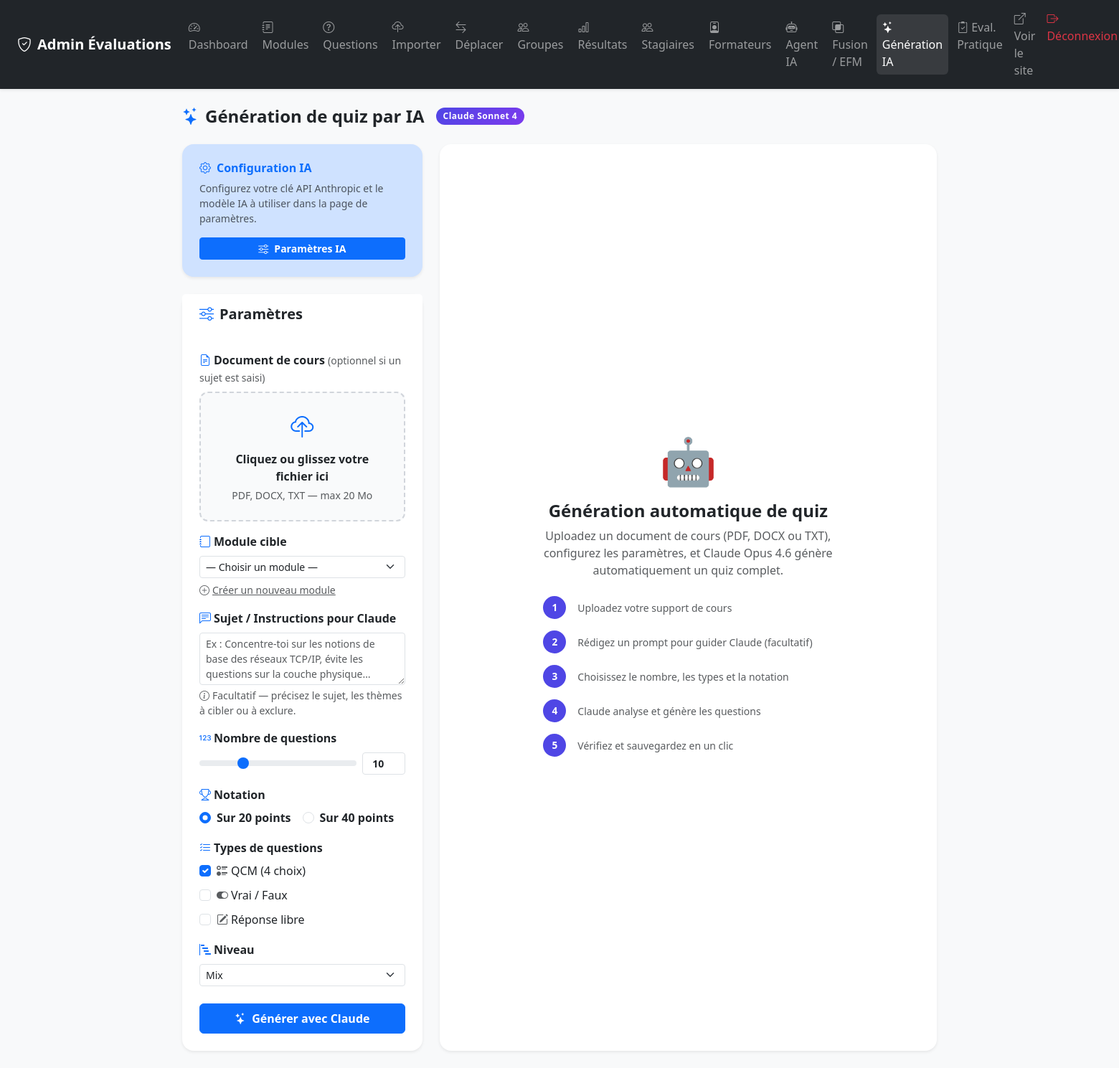
/admin/generate.php (signed in), run on an earlier commit of the app's database.
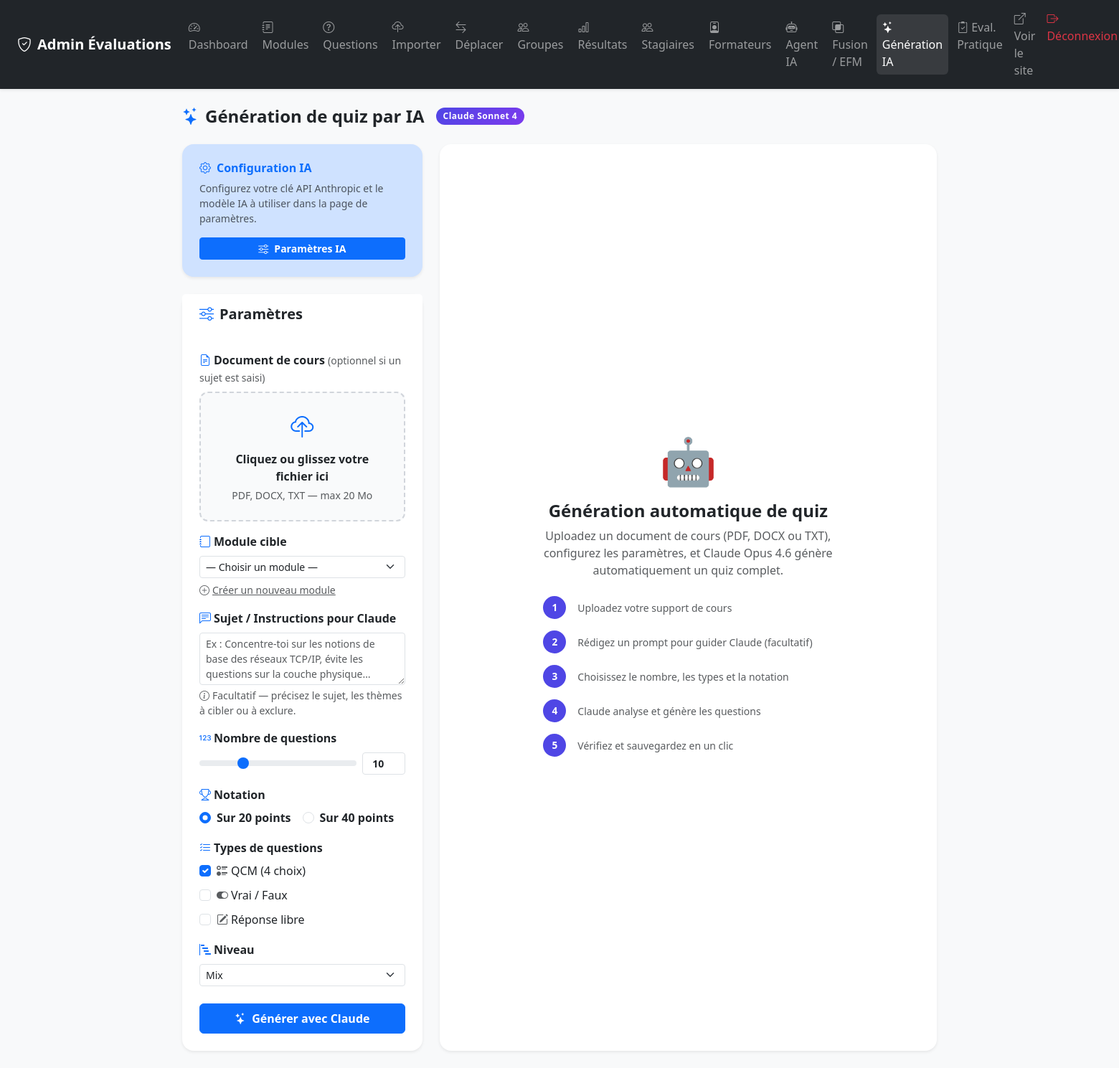
And on a later commit of the database.
### tables this page shows
CREATE TABLE `config` (
  `cle` varchar(100) NOT NULL,
  `valeur` text NOT NULL,
  `updated_at` timestamp NULL DEFAULT CURRENT_TIMESTAMP ON UPDATE CURRENT_TIMESTAMP,
  PRIMARY KEY (`cle`)
);

### includes/functions.php (called while the page is built, shortened)
<?php
function getAIModel(): string {
    $pdo = getDB();
    try {
        $stmt = $pdo->prepare("SELECT valeur FROM config WHERE cle = 'ai_model' LIMIT 1");
        $stmt->execute();
        $model = trim($stmt->fetchColumn() ?: 'claude-sonnet-4-20250514');
        return !empty($model) ? $model : 'claude-sonnet-4-20250514';
    } catch (Exception $e) {
        return 'claude-sonnet-4-20250514';
    }
}

### admin/generate.php (the view, shortened to what the changed rows need)
<?php
require_once __DIR__ . '/../includes/functions.php';
?>
<!DOCTYPE html>
<html lang="fr">
<head>
    <link href="https://cdn.jsdelivr.net/npm/bootstrap@5.3.2/dist/css/bootstrap.min.css" rel="stylesheet">
    <link href="https://cdn.jsdelivr.net/npm/bootstrap-icons@1.11.3/font/bootstrap-icons.min.css" rel="stylesheet">
    <link href="../assets/css/style.css" rel="stylesheet">
</head>
<body class="bg-light">
<div class="container-fluid py-4 px-4" style="max-width:1100px">
    <div class="d-flex align-items-center gap-3 mb-4 flex-wrap">
        <h2 class="h4 fw-bold mb-0">
            <i class="bi bi-stars me-2 text-primary"></i>Génération de quiz par IA
        </h2>
        <?php
            $modelLabels = [
                'claude-opus-4-7' => 'Claude Opus 4.7',
                'claude-sonnet-4-20250514' => 'Claude Sonnet 4',
                'claude-haiku-4-5-20251001' => 'Claude Haiku',
            ];
            $configuredModel = getAIModel();
            $modelLabel = $modelLabels[$configuredModel] ?? 'Model';
        ?>
        <span class="ai-badge"><?= htmlspecialchars($modelLabel) ?></span>
    </div>
</div>
</body>
</html>

What changed in the data, as far as the page shows it:
added config: valeur "Claude Sonnet 4"
Also different on the page:
$modelLabel: "Claude Sonnet 4" → (not shown)
